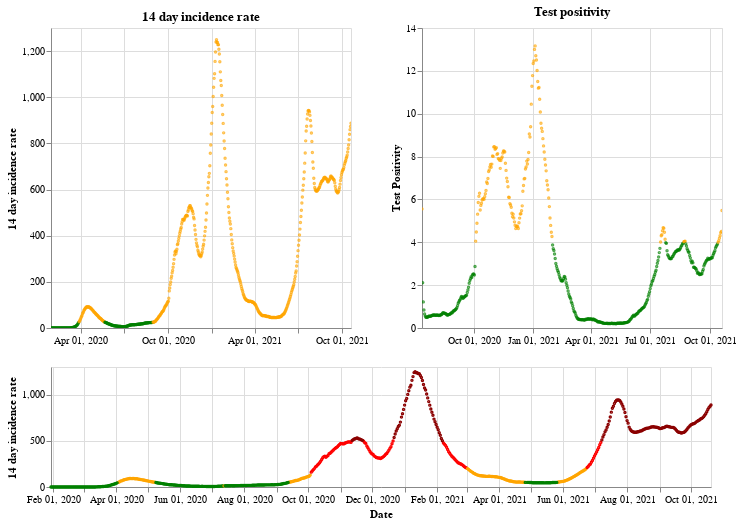

The code cell stored with this chart in its notebook:
### Markdown cell above
## England

### Code cell
plot_traffic_light('England')

### Figure 1 — Vega-Lite specification as saved in the notebook (floating-point values rounded to 4 significant figures; data arrays with more than 128 entries replaced by an {"elided": "..."} marker saying what was removed)
{"config": {"view": {"continuousWidth": 400, "continuousHeight": 300}}, "vconcat": [{"hconcat": [{"mark": {"type": "point", "size": 2}, "encoding": {"color": {"condition": {"value": "green", "test": "(datum.twoWeeklyCasesRate <= 25)"}, "value": "orange"}, "tooltip": [{"type": "nominal", "field": "areaName"}, {"type": "temporal", "field": "date"}, {"type": "quantitative", "field": "twoWeeklyCasesRate"}, {"type": "quantitative", "field": "testPositivity"}], "x": {"type": "temporal", "axis": {"title": ""}, "field": "date", "scale": {"domain": {"selection": "DateBrush"}}, "timeUnit": "yearmonthdate"}, "y": {"type": "quantitative", "axis": {"title": "14 day incidence rate"}, "field": "twoWeeklyCasesRate"}}, "title": "14 day incidence rate", "width": 300}, {"mark": {"type": "point", "size": 2}, "encoding": {"color": {"condition": {"value": "green", "test": "(datum.testPositivity <= 4)"}, "value": "orange"}, "tooltip": [{"type": "nominal", "field": "areaName"}, {"type": "temporal", "field": "date"}, {"type": "quantitative", "field": "twoWeeklyCasesRate"}, {"type": "quantitative", "field": "testPositivity"}], "x": {"type": "temporal", "axis": {"title": ""}, "field": "date", "scale": {"domain": {"selection": "DateBrush"}}, "timeUnit": "yearmonthdate"}, "y": {"type": "quantitative", "axis": {"title": "Test Positivity"}, "field": "testPositivity"}}, "title": "Test positivity", "width": 300}]}, {"layer": [{"mark": {"type": "point", "size": 2}, "encoding": {"color": {"condition": {"value": "orange", "test": "(((datum.testPositivity < 4) && (datum.twoWeeklyCasesRate >= 50)) && (datum.twoWeeklyCasesRate < 200))"}, "value": "red"}, "opacity": {"condition": {"value": 1, "test": "((datum.twoWeeklyCasesRate >= 50) && (datum.twoWeeklyCasesRate < 500))"}, "value": 0}, "tooltip": [{"type": "nominal", "field": "areaName"}, {"type": "temporal", "field": "date"}, {"type": "quantitative", "field": "twoWeeklyCasesRate"}, {"type": "quantitative", "field": "testPositivity"}], "x": {"type": "temporal", "axis": {"title": "Date"}, "field": "date", "timeUnit": "yearmonthdate"}, "y": {"type": "quantitative", "axis": {"title": "14 day incidence rate"}, "field": "twoWeeklyCasesRate"}}, "selection": {"DateBrush": {"type": "interval", "encodings": ["x"], "fields": ["Time"]}}}, {"mark": {"type": "point", "size": 2}, "encoding": {"color": {"value": "darkred"}, "opacity": {"condition": {"value": 1, "test": "(datum.twoWeeklyCasesRate >= 500)"}, "value": 0}, "tooltip": [{"type": "nominal", "field": "areaName"}, {"type": "temporal", "field": "date"}, {"type": "quantitative", "field": "twoWeeklyCasesRate"}, {"type": "quantitative", "field": "testPositivity"}], "x": {"type": "temporal", "axis": {"title": "Date"}, "field": "date", "timeUnit": "yearmonthdate"}, "y": {"type": "quantitative", "axis": {"title": "14 day incidence rate"}, "field": "twoWeeklyCasesRate"}}}, {"mark": {"type": "point", "size": 2}, "encoding": {"color": {"condition": {"value": "green", "test": "((datum.testPositivity < 4) && (datum.twoWeeklyCasesRate < 50))"}, "value": "orange"}, "opacity": {"condition": {"value": 1, "test": "(datum.twoWeeklyCasesRate < 50)"}, "value": 0}, "tooltip": [{"type": "nominal", "field": "areaName"}, {"type": "temporal", "field": "date"}, {"type": "quantitative", "field": "twoWeeklyCasesRate"}, {"type": "quantitative", "field": "testPositivity"}], "x": {"type": "temporal", "axis": {"title": "Date"}, "field": "date", "timeUnit": "yearmonthdate"}, "y": {"type": "quantitative", "axis": {"title": "14 day incidence rate"}, "field": "twoWeeklyCasesRate"}}}], "height": 120, "width": 660}], "data": {"name": "data-8fd5ce509a9a56e4cdd3ec20469ef874"}, "$schema": "https://vega.github.io/schema/vega-lite/v4.8.1.json", "datasets": {"data-8fd5ce509a9a56e4cdd3ec20469ef874": {"elided": "630 records"}}}
